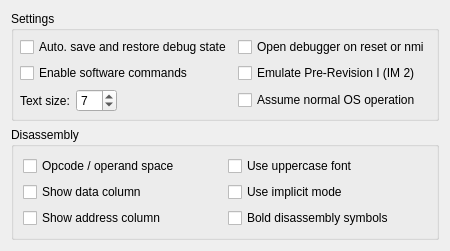
          <widget class="QWidget" name="tab_4">
           <attribute name="title">
            <string>Debugging</string>
           </attribute>
           <layout class="QVBoxLayout" name="verticalLayout_29">
            <item>
             <widget class="QGroupBox" name="groupBox_11">
              <property name="title">
               <string>Settings</string>
              </property>
              <layout class="QGridLayout" name="gridLayout_8">
               <property name="leftMargin">
                <number>6</number>
               </property>
               <property name="topMargin">
                <number>6</number>
               </property>
               <property name="rightMargin">
                <number>6</number>
               </property>
               <property name="bottomMargin">
                <number>6</number>
               </property>
               <item row="2" column="0">
                <layout class="QGridLayout" name="gridLayout_21">
                 <property name="bottomMargin">
                  <number>0</number>
                 </property>
                 <property name="horizontalSpacing">
                  <number>6</number>
                 </property>
                 <property name="verticalSpacing">
                  <number>0</number>
                 </property>
                 <item row="2" column="1">
                  <widget class="QSpinBox" name="textSize">
                   <property name="sizePolicy">
                    <sizepolicy hsizetype="Maximum" vsizetype="Fixed">
                     <horstretch>0</horstretch>
                     <verstretch>0</verstretch>
                    </sizepolicy>
                   </property>
                   <property name="minimum">
                    <number>5</number>
                   </property>
                   <property name="maximum">
                    <number>15</number>
                   </property>
                   <property name="value">
                    <number>7</number>
                   </property>
                  </widget>
                 </item>
                 <item row="2" column="0">
                  <widget class="QLabel" name="label_17">
                   <property name="sizePolicy">
                    <sizepolicy hsizetype="Maximum" vsizetype="Preferred">
                     <horstretch>0</horstretch>
                     <verstretch>0</verstretch>
                    </sizepolicy>
                   </property>
                   <property name="text">
                    <string>Text size:</string>
                   </property>
                  </widget>
                 </item>
                 <item row="2" column="2">
                  <spacer name="horizontalSpacer_25">
                   <property name="orientation">
                    <enum>Qt::Horizontal</enum>
                   </property>
                   <property name="sizeType">
                    <enum>QSizePolicy::Expanding</enum>
                   </property>
                   <property name="sizeHint" stdset="0">
                    <size>
                     <width>0</width>
                     <height>10</height>
                    </size>
                   </property>
                  </spacer>
                 </item>
                </layout>
               </item>
               <item row="1" column="1">
                <widget class="QCheckBox" name="checkPreI">
                 <property name="text">
                  <string>Emulate Pre-Revision I (IM 2)</string>
                 </property>
                </widget>
               </item>
               <item row="1" column="0">
                <widget class="QCheckBox" name="checkDisableSoftCommands">
                 <property name="focusPolicy">
                  <enum>Qt::NoFocus</enum>
                 </property>
                 <property name="text">
                  <string>Enable software commands</string>
                 </property>
                </widget>
               </item>
               <item row="2" column="1">
                <widget class="QCheckBox" name="checkNormOs">
                 <property name="toolTip">
                  <string>Some debugging views only make sense when in the context of normal OS operation (may not be the case when some ASM programs are running, for instance)</string>
                 </property>
                 <property name="text">
                  <string>Assume normal OS operation</string>
                 </property>
                </widget>
               </item>
               <item row="0" column="1">
                <widget class="QCheckBox" name="checkDebugResetTrigger">
                 <property name="focusPolicy">
                  <enum>Qt::NoFocus</enum>
                 </property>
                 <property name="text">
                  <string>Open debugger on reset or nmi</string>
                 </property>
                </widget>
               </item>
               <item row="0" column="0">
                <widget class="QCheckBox" name="checkSaveLoadDebug">
                 <property name="focusPolicy">
                  <enum>Qt::NoFocus</enum>
                 </property>
                 <property name="text">
                  <string>Auto. save and restore debug state</string>
                 </property>
                </widget>
               </item>
              </layout>
             </widget>
            </item>
            <item>
             <widget class="QGroupBox" name="groupBox_6">
              <property name="title">
               <string>Disassembly</string>
              </property>
              <layout class="QGridLayout" name="gridLayout_23">
               <item row="1" column="0">
                <widget class="QCheckBox" name="checkDisasmDataCol">
                 <property name="focusPolicy">
                  <enum>Qt::NoFocus</enum>
                 </property>
                 <property name="text">
                  <string>Show data column</string>
                 </property>
                 <property name="checked">
                  <bool>false</bool>
                 </property>
                </widget>
               </item>
               <item row="1" column="1">
                <widget class="QCheckBox" name="checkDisasmImplict">
                 <property name="text">
                  <string>Use implicit mode</string>
                 </property>
                </widget>
               </item>
               <item row="0" column="0">
                <widget class="QCheckBox" name="checkAddSpace">
                 <property name="focusPolicy">
                  <enum>Qt::NoFocus</enum>
                 </property>
                 <property name="text">
                  <string>Opcode / operand space</string>
                 </property>
                </widget>
               </item>
               <item row="0" column="1">
                <widget class="QCheckBox" name="checkDisasmUppercase">
                 <property name="text">
                  <string>Use uppercase font</string>
                 </property>
                </widget>
               </item>
               <item row="2" column="0">
                <widget class="QCheckBox" name="checkDisasmAddr">
                 <property name="text">
                  <string>Show address column</string>
                 </property>
                </widget>
               </item>
               <item row="2" column="1">
                <widget class="QCheckBox" name="checkDisasmBoldSymbols">
                 <property name="text">
                  <string>Bold disassembly symbols</string>
                 </property>
                </widget>
               </item>
              </layout>
             </widget>
            </item>
            <item>
             <spacer name="verticalSpacer_6">
              <property name="orientation">
               <enum>Qt::Vertical</enum>
              </property>
              <property name="sizeHint" stdset="0">
               <size>
                <width>20</width>
                <height>0</height>
               </size>
              </property>
             </spacer>
            </item>
           </layout>
          </widget>
